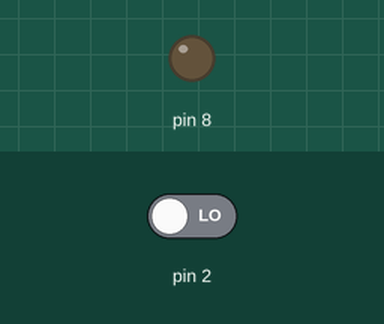
A sketch run on a simulated Arduino Uno, built with avr-gcc and run on an emulated ATmega328P. Parts: output pins drawn as LEDs (lit = HIGH). Inputs (shaded band) come from the test bench; at power-on: pin 2 LOW.

Above: at 1.2 s.
1.3 s: pin 2 driven HIGH
At 2.5 s:
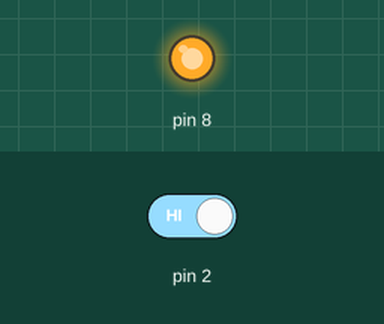
2.8 s: pin 2 driven LOW
At 3.8 s:
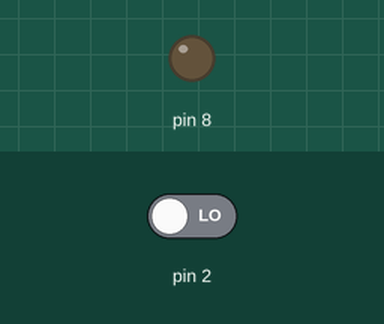
Timing chart, 0 to 5.8 s (numbered marks = the images above; inputs shaded):
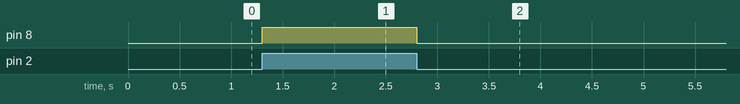

Measured:
- after the input at 1.3 s, pin 8: LOW → HIGH at once
- after the input at 2.8 s, pin 8: HIGH → LOW at once

The sketch:

Tiny88_Interrupt_Blink.ino
```cpp
/*
                Tiny88 Interrupt Blink
                Vernon Billingsley 2022

                Set up the interrupt pin D2 and
                blink LED on pin D8

                         ATTiny88
                     -----------------
               Pin  -|                |-  D2 PD2  INT0
               GND  -|                |-  D1 PD1  TXD
               5v   -|                |-  D0 PD0  LED RXD
    OC2B  PD3   D3  -|                |-  RST
          PD4   D4  -|                |-  D25 PC7
    OC0B  PD5   D5  -|                |-  D24 ADC5  SCL PC5
    AIN0  PD6   D6  -|                |-  D23 ADC4  SDA PC4
    AIN1  PD7   D7  -|                |-  D22 ADC3  PC3
          PB0   D8  -|                |-  D21 ADC2  PC2
    OC1A  PB1   D9  -|                |-  D20 ADC1  PC1
  OC1B  SS  PB2   D10 -|                |-  D19 ADC0  PC0
    MOSI  PB3   D11 -|                |-  D18 ADC7  PA1
    MISO  PB4   D12 -|      -----     |-  D17 ADC6  PA0
     SCK  PB5   D13 -|     | USB |    |-  D16 PA3
          PB7   D14 -|     |     |    |-  D15 PA2
                      -----------------

      Pin       Function
      ---------------------
      D2        Interrupt IN, 10k resistor to GND

      D8        LED OUT

*/

/************************* Defines ********************************/
#define DEBUG 0

#if DEBUG == 1
#define dprint(expression) Serial.print("# "); Serial.print( #expression ); Serial.print( ": " ); Serial.println( expression )
#define dshow(expression) Serial.println( expression )
#else
#define dprint(expression)
#define dshow(expression)
#endif

#ifndef cbi
#define cbi(sfr, bit) (_SFR_BYTE(sfr) &= ~_BV(bit))
#endif
#ifndef sbi
#define sbi(sfr, bit) (_SFR_BYTE(sfr) |= _BV(bit))
#endif


/************************** Variables *****************************/


/**************************  Functions ****************************/


/******************************************************************/
/*************************** Setup ********************************/
/******************************************************************/
void setup() {
  if (DEBUG) {
    Serial.begin(115200);
  }

  /************************* Setup Pins ***************************/
  /* Pin D2 as INPUT for Interrupt */
  DDRD &= ~_BV (2);

  /* Pin D8 as OUTPUT for LED */
  DDRB |= _BV (0);

  /* Setup Pin 2 interrupt  CHANGE */
  cbi(EICRA, ISC01);
  sbi(EICRA, ISC00);
  sbi(EIMSK, INT0);
  sei(); // allow interrupts


}/**************************  End Setup **************************/
/* Pin 2 interrupt ISR  */
ISR(INT0_vect, ISR_BLOCK)
{
  /* Read the interrutp pin and set the LED */
  if ((PIND >> 2) & 0x01 == 1) {
    /* If the interrupt pin D2 is HIGH turn on LED */
    PORTB |= _BV (0);
  }else{
    /* If the interrutp pin D2 is LOW turn off LED */
    PORTB &= ~_BV (0);
  }
}


/******************************************************************/
/**************************** Loop ********************************/
/******************************************************************/
void loop() {


}/*************************** End Loop *****************************/
```
